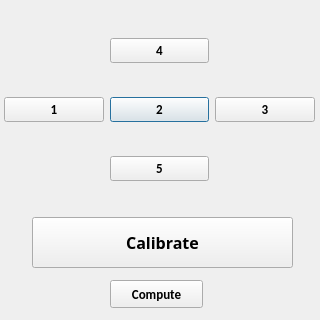
<?xml version="1.0" encoding="UTF-8"?>
<ui version="4.0">
 <class>calDialog</class>
 <widget class="QDialog" name="calDialog">
  <property name="geometry">
   <rect>
    <x>0</x>
    <y>0</y>
    <width>320</width>
    <height>320</height>
   </rect>
  </property>
  <property name="maximumSize">
   <size>
    <width>320</width>
    <height>320</height>
   </size>
  </property>
  <property name="windowTitle">
   <string>Calibration Control</string>
  </property>
  <widget class="QWidget" name="gridLayoutWidget">
   <property name="geometry">
    <rect>
     <x>4</x>
     <y>10</y>
     <width>311</width>
     <height>201</height>
    </rect>
   </property>
   <layout class="QGridLayout" name="gridLayout">
    <item row="1" column="1">
     <widget class="QPushButton" name="btnCal_2">
      <property name="font">
       <font>
        <family>Calibri</family>
        <pointsize>10</pointsize>
        <weight>75</weight>
        <bold>true</bold>
       </font>
      </property>
      <property name="text">
       <string>2</string>
      </property>
     </widget>
    </item>
    <item row="2" column="1">
     <widget class="QPushButton" name="btnCal_5">
      <property name="font">
       <font>
        <family>Calibri</family>
        <pointsize>10</pointsize>
        <weight>75</weight>
        <bold>true</bold>
       </font>
      </property>
      <property name="text">
       <string>5</string>
      </property>
     </widget>
    </item>
    <item row="1" column="0">
     <widget class="QPushButton" name="btnCal_1">
      <property name="font">
       <font>
        <family>Calibri</family>
        <pointsize>10</pointsize>
        <weight>75</weight>
        <bold>true</bold>
       </font>
      </property>
      <property name="text">
       <string>1</string>
      </property>
     </widget>
    </item>
    <item row="0" column="1">
     <widget class="QPushButton" name="btnCal_4">
      <property name="font">
       <font>
        <family>Calibri</family>
        <pointsize>10</pointsize>
        <weight>75</weight>
        <bold>true</bold>
       </font>
      </property>
      <property name="text">
       <string>4</string>
      </property>
     </widget>
    </item>
    <item row="1" column="2">
     <widget class="QPushButton" name="btnCal_3">
      <property name="font">
       <font>
        <family>Calibri</family>
        <pointsize>10</pointsize>
        <weight>75</weight>
        <bold>true</bold>
       </font>
      </property>
      <property name="text">
       <string>3</string>
      </property>
     </widget>
    </item>
   </layout>
  </widget>
  <widget class="QPushButton" name="btnDoCalibration">
   <property name="geometry">
    <rect>
     <x>32</x>
     <y>217</y>
     <width>261</width>
     <height>51</height>
    </rect>
   </property>
   <property name="font">
    <font>
     <family>Candara</family>
     <pointsize>12</pointsize>
     <weight>75</weight>
     <bold>true</bold>
    </font>
   </property>
   <property name="text">
    <string>Calibrate</string>
   </property>
  </widget>
  <widget class="QPushButton" name="btnCompute">
   <property name="geometry">
    <rect>
     <x>110</x>
     <y>280</y>
     <width>93</width>
     <height>28</height>
    </rect>
   </property>
   <property name="font">
    <font>
     <family>Calibri</family>
     <pointsize>10</pointsize>
     <weight>75</weight>
     <bold>true</bold>
    </font>
   </property>
   <property name="text">
    <string>Compute</string>
   </property>
  </widget>
 </widget>
 <resources/>
 <connections/>
</ui>
